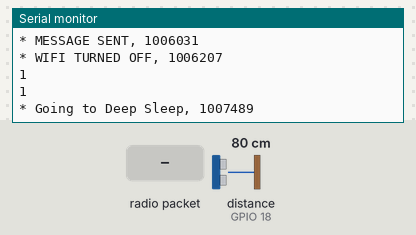
Bench run of a sketch on a simulated ESP32. Shown: the last lines printed to the serial monitor. Wiring (from diagram.json): ultrasonic range finder: trigger GPIO 16; echo GPIO 18. The inputs (shaded band) are chosen by the test bench; at power-on: distance to the obstacle (sensor on GPIO 18) 80 cm. The echo pulse lasts 58.3 µs per cm.

Above: at 3.2 s.
3.3 s: radio packet "1" arrives
At 3.9 s:
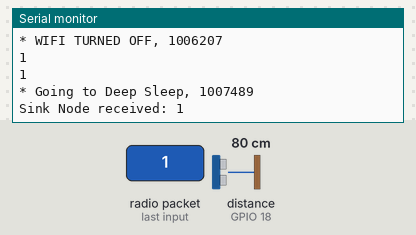
4.8 s: radio packet "0" arrives
At 6.0 s:
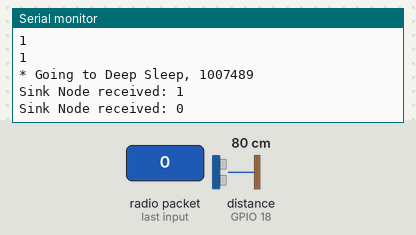
6.3 s: radio packet "2" arrives
At 7.4 s:
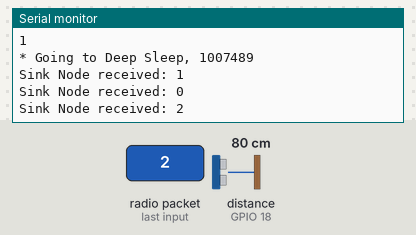

Measured:
- after the input at 3.3 s, the serial monitor: prints a new line at once (image 1)
- after the input at 4.8 s, the serial monitor: prints a new line at once (image 2)
- after the input at 6.3 s, the serial monitor: prints a new line at once (image 3)

The sketch:

Improved-Sensor.ino
```cpp
#include <WiFi.h>
#include <esp_now.h>
#include <soc/soc.h> //libraries imported to store the variables during the deep sleep
#include <soc/rtc_cntl_reg.h>

#define TRIG_PIN 16
#define ECHO_PIN 18

#define MINUM_DISTANCE 50

RTC_DATA_ATTR int previous = -1;
RTC_DATA_ATTR int actual = -1;

// MAC receiver
uint8_t broadcastAddress[] = {0x8C, 0xAA, 0xB5, 0x84, 0xFB, 0x90};

const int SLEEP_TIME = 60000000; // ....... => deep sleep setted to 1 minute in improved version
esp_now_peer_info_t peerInfo;


// Sending and receiving callback
void OnDataSent(const uint8_t *mac_addr, esp_now_send_status_t status) {
  Serial.print("Send Status: ");
  Serial.println(status == ESP_NOW_SEND_SUCCESS ? "Sent" : "Error");

}

void OnDataRecv(const uint8_t * mac, const uint8_t *data, int len) {
  Serial.print("Sink Node received: ");
  char receivedString[len + 1];
  memcpy(receivedString, data, len);
  receivedString[len] = '\0';

  Serial.println(String(receivedString));
}


String getSensorMessage() {
    digitalWrite(TRIG_PIN, LOW);
    delayMicroseconds(5);
    digitalWrite(TRIG_PIN, HIGH);
    delayMicroseconds(10);
    digitalWrite(TRIG_PIN, LOW);

    uint16_t duration = pulseIn(ECHO_PIN, HIGH);
    uint16_t distance = duration / 58; // distance in cm

    if (distance <= MINUM_DISTANCE) {
        actual = 0;
        return "OCCUPIED";
    } else {
        actual = 1;
        return "FREE";
    }
}

void Setup_Wifi(){
WiFi.mode(WIFI_STA); // Turning on wifi

WiFi.setTxPower(WIFI_POWER_2dBm); //Setting wifi power


esp_now_init();


//callback
esp_now_register_send_cb(OnDataSent);
esp_now_register_recv_cb(OnDataRecv); //Added for debug to see if the connection works

// Peer Registration
memcpy(peerInfo.peer_addr, broadcastAddress, 6);
peerInfo.channel = 0;
peerInfo.encrypt = false;
//Adding a peer
esp_now_add_peer(&peerInfo);
}

void setup() {

    unsigned long Start = micros();
    //Initial setup
    Serial.begin(115200);

    pinMode(TRIG_PIN, OUTPUT);
    pinMode(ECHO_PIN, INPUT);

    Serial.print("* BOOT TIME, ");
    Serial.println(micros()-Start);

    // Calculating distance with the sensor (HC-SR04)
    String msg = getSensorMessage();

    // Calculating the time required for the simulation
    Serial.print("* MISURATION, ");
    Serial.println(micros() - Start);


    if (previous != actual) {
        previous = actual;

        Setup_Wifi();

        Serial.print("* WIFI TURNED ON, ");
        Serial.println(micros() - Start);

        esp_now_send(broadcastAddress, (uint8_t *)msg.c_str(), msg.length());

        delay(1000);

        Serial.print("* MESSAGE SENT, ");
        Serial.println(micros() - Start);

        WiFi.mode(WIFI_OFF);

        Serial.print("* WIFI TURNED OFF, ");
        Serial.println(micros() - Start);
    } else {
        Serial.println("* SKIPPED COMMUNICATION: STATUS IS NOT CHANGED");
    }

    Serial.println(previous);
    Serial.println(actual);

    Serial.print("* Going to Deep Sleep, ");
    Serial.println(micros()-Start);

    // deep-sleep for 34 sec
    esp_sleep_enable_timer_wakeup(SLEEP_TIME);
    esp_light_sleep_start();
}

void loop() {
  //As the deep-sleep has been implemented in code, the loop is never executed
}
```
